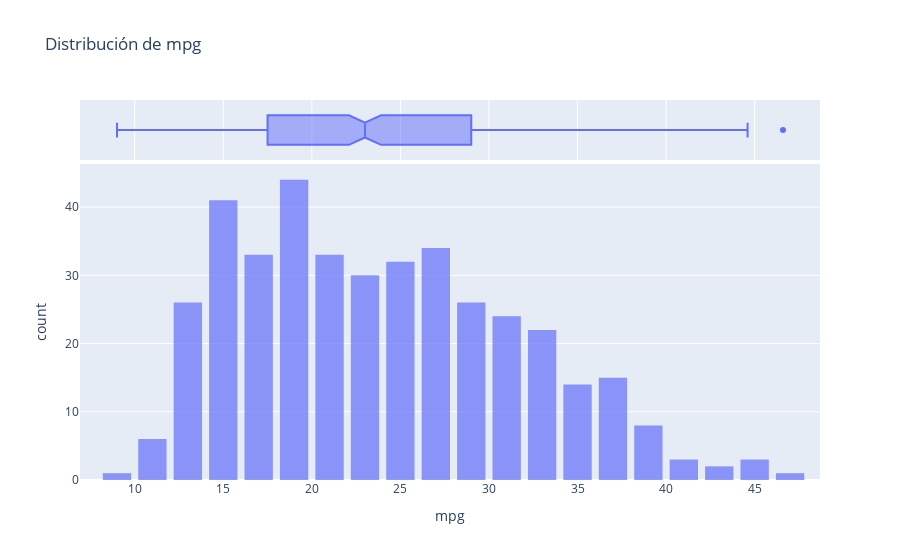
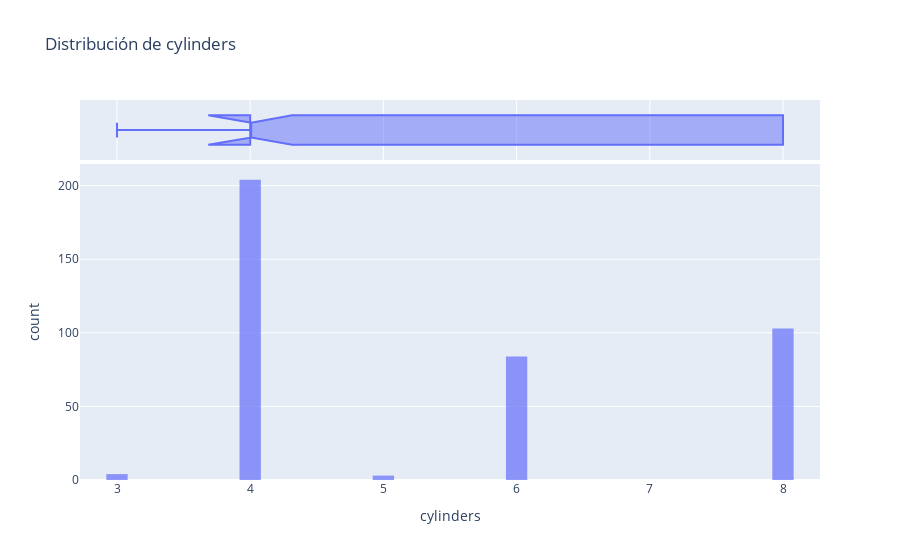
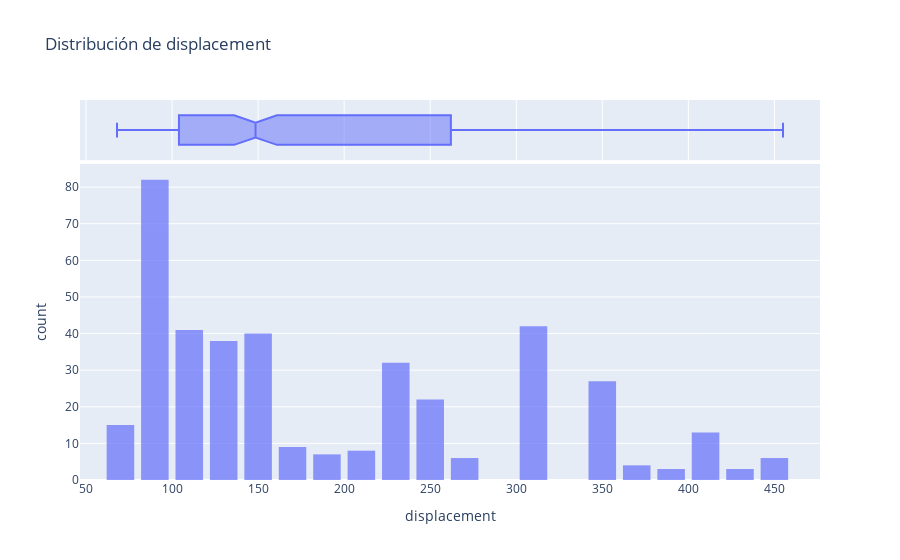
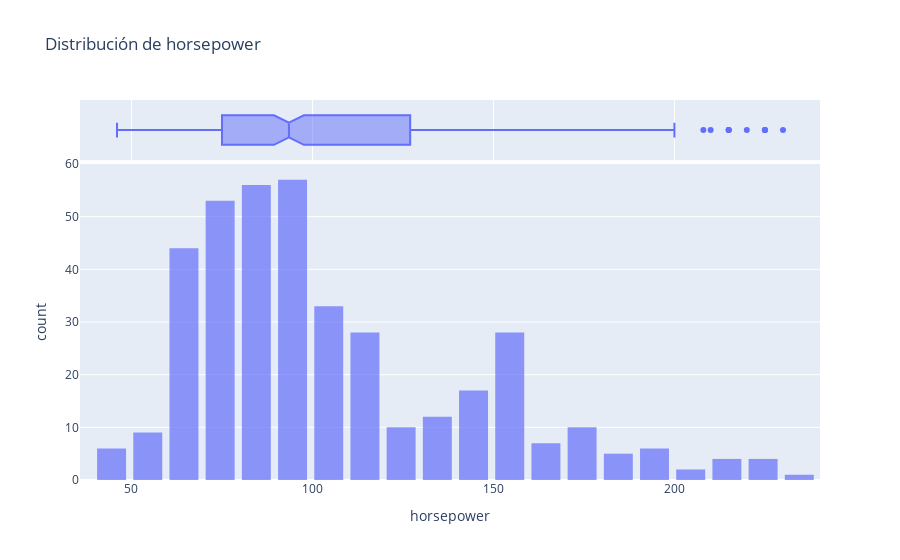

Notebook source saved alongside these figures, in order:
### Code cell
# Visualización de distribuciones para variables numéricas con Plotly
import plotly.express as px
numerical_vars = ['mpg', 'cylinders', 'displacement', 'horsepower', 'weight', 'acceleration', 'model_year']
for col in numerical_vars:
    fig = px.histogram(df, x=col, nbins=30, title=f'Distribución de {col}', marginal="box", opacity=0.7)
    fig.update_layout(bargap=0.2)
    fig.show()

### Figure 1 — Plotly figure (JSON) as saved in the notebook; plotly's stock layout.template omitted (floating-point values rounded to 4 significant figures; data arrays with more than 128 entries replaced by an {"elided": "..."} marker saying what was removed)
{"data": [{"bingroup": "x", "hovertemplate": "mpg=%{x}<br>count=%{y}<extra></extra>", "legendgroup": "", "marker": {"color": "#636efa", "opacity": 0.7, "pattern": {"shape": ""}}, "name": "", "nbinsx": 30, "orientation": "v", "showlegend": false, "type": "histogram", "x": {"elided": "398 float values"}, "xaxis": "x", "yaxis": "y"}, {"hovertemplate": "mpg=%{x}<extra></extra>", "legendgroup": "", "marker": {"color": "#636efa"}, "name": "", "notched": true, "showlegend": false, "type": "box", "x": {"elided": "398 float values"}, "xaxis": "x2", "yaxis": "y2"}], "layout": {"bargap": 0.2, "barmode": "relative", "legend": {"tracegroupgap": 0}, "title": {"text": "Distribución de mpg"}, "xaxis": {"anchor": "y", "domain": [0, 1], "title": {"text": "mpg"}}, "xaxis2": {"anchor": "y2", "domain": [0, 1], "matches": "x", "showgrid": true, "showticklabels": false}, "yaxis": {"anchor": "x", "domain": [0, 0.8316], "title": {"text": "count"}}, "yaxis2": {"anchor": "x2", "domain": [0.8416, 1], "matches": "y2", "showgrid": false, "showline": false, "showticklabels": false, "ticks": ""}}}

### Figure 2 — Plotly figure (JSON) as saved in the notebook; plotly's stock layout.template omitted (floating-point values rounded to 4 significant figures; data arrays with more than 128 entries replaced by an {"elided": "..."} marker saying what was removed)
{"data": [{"bingroup": "x", "hovertemplate": "cylinders=%{x}<br>count=%{y}<extra></extra>", "legendgroup": "", "marker": {"color": "#636efa", "opacity": 0.7, "pattern": {"shape": ""}}, "name": "", "nbinsx": 30, "orientation": "v", "showlegend": false, "type": "histogram", "x": {"elided": "398 int values"}, "xaxis": "x", "yaxis": "y"}, {"hovertemplate": "cylinders=%{x}<extra></extra>", "legendgroup": "", "marker": {"color": "#636efa"}, "name": "", "notched": true, "showlegend": false, "type": "box", "x": {"elided": "398 int values"}, "xaxis": "x2", "yaxis": "y2"}], "layout": {"bargap": 0.2, "barmode": "relative", "legend": {"tracegroupgap": 0}, "title": {"text": "Distribución de cylinders"}, "xaxis": {"anchor": "y", "domain": [0, 1], "title": {"text": "cylinders"}}, "xaxis2": {"anchor": "y2", "domain": [0, 1], "matches": "x", "showgrid": true, "showticklabels": false}, "yaxis": {"anchor": "x", "domain": [0, 0.8316], "title": {"text": "count"}}, "yaxis2": {"anchor": "x2", "domain": [0.8416, 1], "matches": "y2", "showgrid": false, "showline": false, "showticklabels": false, "ticks": ""}}}

### Figure 3 — Plotly figure (JSON) as saved in the notebook; plotly's stock layout.template omitted (floating-point values rounded to 4 significant figures; data arrays with more than 128 entries replaced by an {"elided": "..."} marker saying what was removed)
{"data": [{"bingroup": "x", "hovertemplate": "displacement=%{x}<br>count=%{y}<extra></extra>", "legendgroup": "", "marker": {"color": "#636efa", "opacity": 0.7, "pattern": {"shape": ""}}, "name": "", "nbinsx": 30, "orientation": "v", "showlegend": false, "type": "histogram", "x": {"elided": "398 float values"}, "xaxis": "x", "yaxis": "y"}, {"hovertemplate": "displacement=%{x}<extra></extra>", "legendgroup": "", "marker": {"color": "#636efa"}, "name": "", "notched": true, "showlegend": false, "type": "box", "x": {"elided": "398 float values"}, "xaxis": "x2", "yaxis": "y2"}], "layout": {"bargap": 0.2, "barmode": "relative", "legend": {"tracegroupgap": 0}, "title": {"text": "Distribución de displacement"}, "xaxis": {"anchor": "y", "domain": [0, 1], "title": {"text": "displacement"}}, "xaxis2": {"anchor": "y2", "domain": [0, 1], "matches": "x", "showgrid": true, "showticklabels": false}, "yaxis": {"anchor": "x", "domain": [0, 0.8316], "title": {"text": "count"}}, "yaxis2": {"anchor": "x2", "domain": [0.8416, 1], "matches": "y2", "showgrid": false, "showline": false, "showticklabels": false, "ticks": ""}}}

### Figure 4 — Plotly figure (JSON) as saved in the notebook; plotly's stock layout.template omitted (floating-point values rounded to 4 significant figures; data arrays with more than 128 entries replaced by an {"elided": "..."} marker saying what was removed)
{"data": [{"bingroup": "x", "hovertemplate": "horsepower=%{x}<br>count=%{y}<extra></extra>", "legendgroup": "", "marker": {"color": "#636efa", "opacity": 0.7, "pattern": {"shape": ""}}, "name": "", "nbinsx": 30, "orientation": "v", "showlegend": false, "type": "histogram", "x": {"elided": "398 float values"}, "xaxis": "x", "yaxis": "y"}, {"hovertemplate": "horsepower=%{x}<extra></extra>", "legendgroup": "", "marker": {"color": "#636efa"}, "name": "", "notched": true, "showlegend": false, "type": "box", "x": {"elided": "398 float values"}, "xaxis": "x2", "yaxis": "y2"}], "layout": {"bargap": 0.2, "barmode": "relative", "legend": {"tracegroupgap": 0}, "title": {"text": "Distribución de horsepower"}, "xaxis": {"anchor": "y", "domain": [0, 1], "title": {"text": "horsepower"}}, "xaxis2": {"anchor": "y2", "domain": [0, 1], "matches": "x", "showgrid": true, "showticklabels": false}, "yaxis": {"anchor": "x", "domain": [0, 0.8316], "title": {"text": "count"}}, "yaxis2": {"anchor": "x2", "domain": [0.8416, 1], "matches": "y2", "showgrid": false, "showline": false, "showticklabels": false, "ticks": ""}}}
